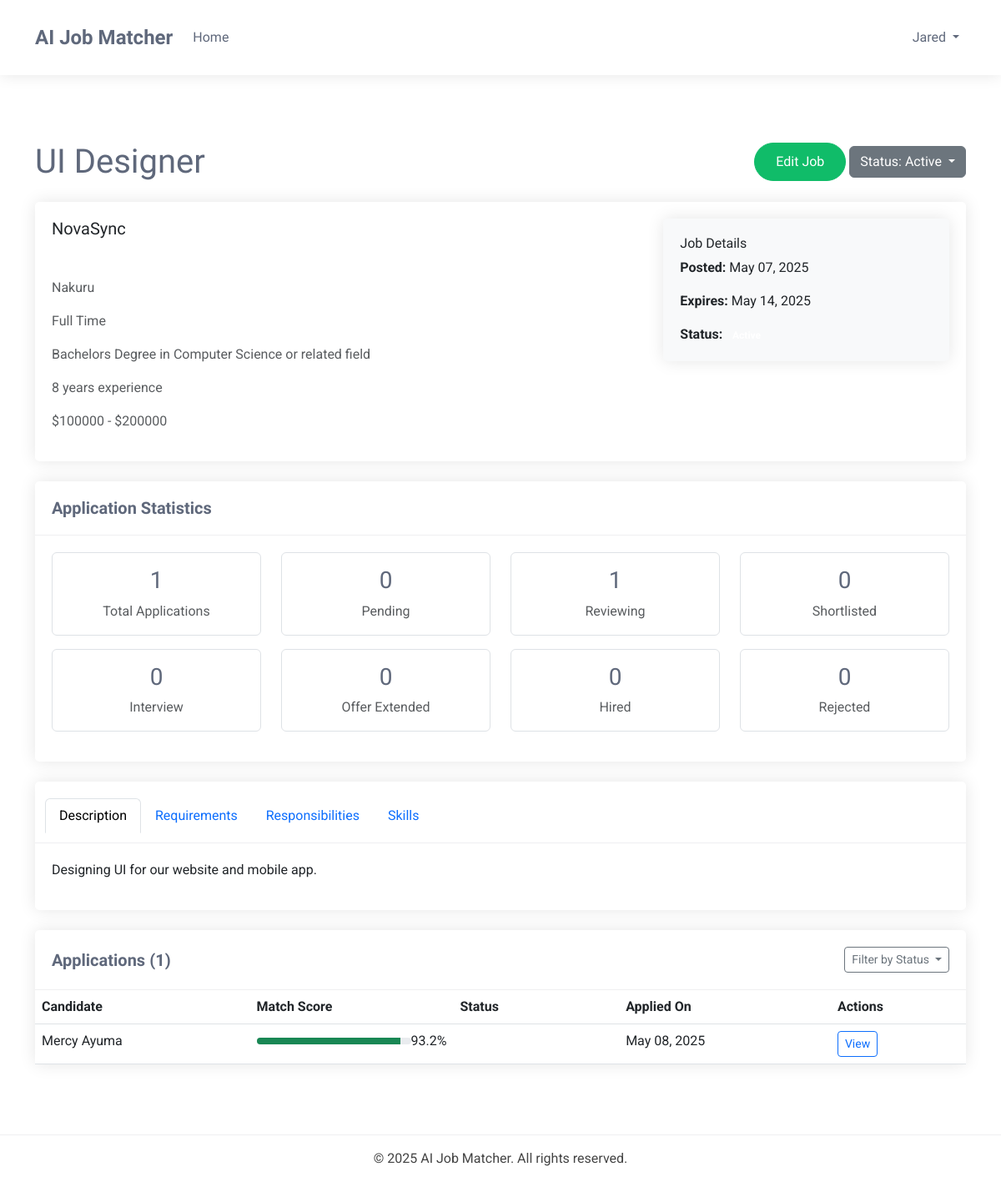
The page /dashboards/recruiter/jobs/27/ (signed in) on the database as committed earlier.
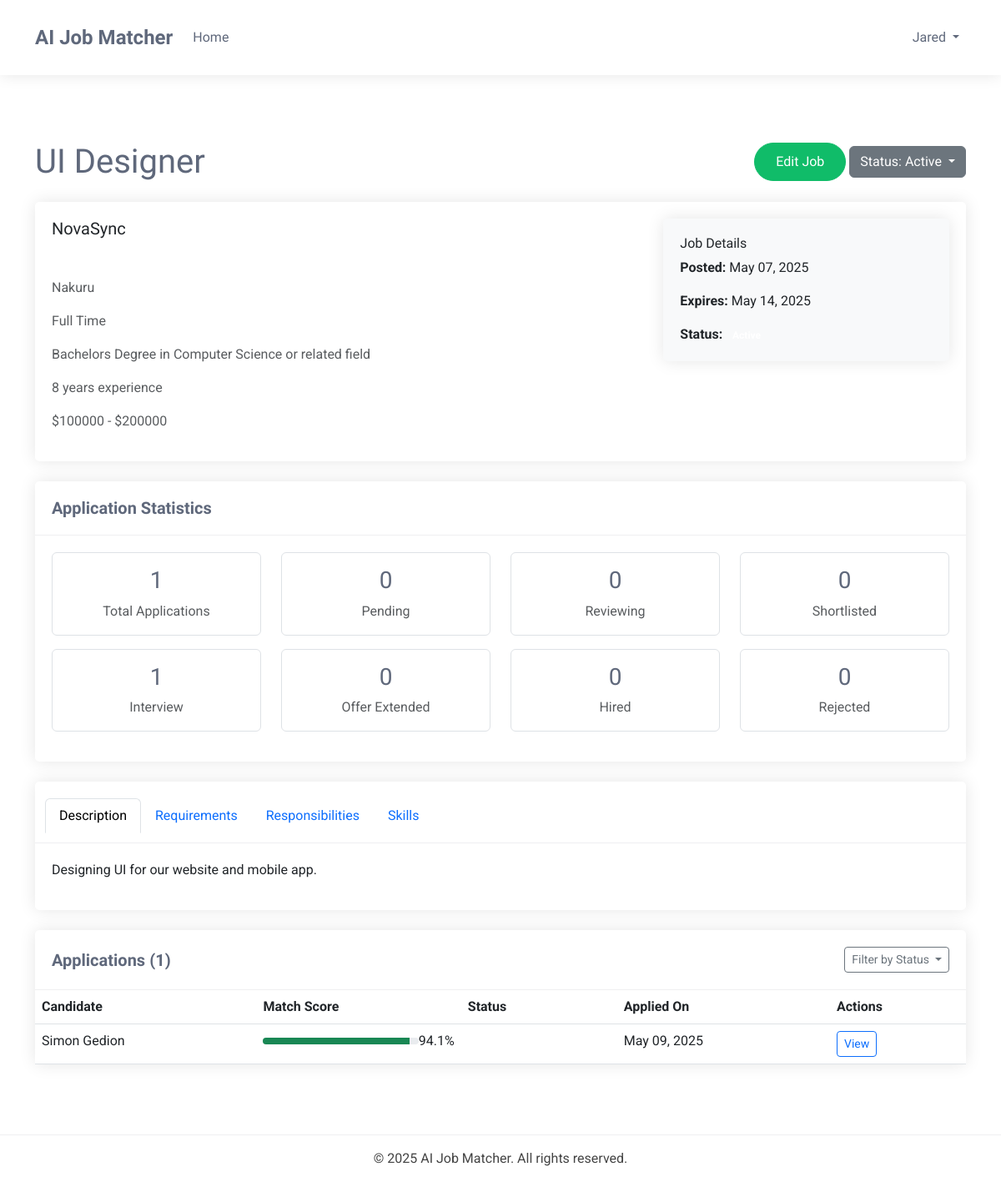
The same page on the database as committed later.
### dashboards/models.py (models this page shows, shortened)
class BaseModel(models.Model):
    created_at = models.DateTimeField(auto_now_add=True)
    updated_at = models.DateTimeField(auto_now=True)
    class Meta:
        abstract = True

class JobApplication(BaseModel):
    STATUS_CHOICES = (
        ('pending', 'Pending'),
        ('reviewing', 'Reviewing'),
        ('shortlisted', 'Shortlisted'),
        ('rejected', 'Rejected'),
        ('interview', 'Interview'),
        ('offer', 'Offer Extended'),
        ('hired', 'Hired'),
        ('declined', 'Declined'),
    )
    job = models.ForeignKey(JobPosting, on_delete=models.CASCADE, related_name='applications')
    candidate = models.ForeignKey(Candidate, on_delete=models.CASCADE, related_name='applications')
    resume = models.ForeignKey(Resume, on_delete=models.CASCADE, related_name='applications', null=True, blank=True)
    cover_letter = models.TextField(_('cover letter'), blank=True, null=True)
    status = models.CharField(_('status'), max_length=20, choices=STATUS_CHOICES, default='pending')
    match_score = models.FloatField(_('match score'), validators=[MinValueValidator(0), MaxValueValidator(100)], default=0)
    recruiter_notes = models.TextField(_('recruiter notes'), blank=True, null=True)
    class Meta:
        ordering = ['-match_score', '-created_at']
        verbose_name = _('Job Application')
        verbose_name_plural = _('Job Applications')

### accounts/models.py (models this page shows, shortened)
class Profile(models.Model):
    user = models.OneToOneField(User,
                                on_delete=models.CASCADE, unique=True)
    bio = models.TextField(_('bio'), blank=True, null=True)
    profile_picture = models.ImageField(
        _("profile picture"), upload_to="profile",
        default="default.png")
    class Meta:
        abstract= True

class Candidate(Profile):
    skills = models.TextField(_('skills'), blank=True, null=True)
    education = models.TextField(_('education'), blank=True, null=True)
    experience = models.IntegerField(_('experience'), blank=True, null=True)
    location = models.CharField(max_length=255, blank=True, null=True)
    job_type_preference = models.CharField(_("job type preference"), max_length=50, blank=True, null=True)
    expected_salary = models.IntegerField(_("expected salary"), blank=True, null=True)
    availability_in_weeks = models.IntegerField(_("availability in weeks"), blank=True, null=True)

class TrackingModel(models.Model):
    created_at = models.DateTimeField(auto_now_add=True)
    updated_at = models.DateTimeField(auto_now=True)
    class Meta:
        abstract = True
        ordering = ["-created_at"]

class User(AbstractBaseUser, TrackingModel):
    username_validator = UnicodeUsernameValidator()
    Role_choices = (
        ("Administrator", "Administrator"),
        ("Recruiter", "Recruiter"),
        ("Candidate", "Candidate")
    )
    Gender_choices = (
        ("Male", "Male"),
        ("Female", "Female"),
        ("Other", "Other")
    )
    username = models.CharField(
        _('username'),
        max_length=150,
        unique=True,
        validators=[username_validator],
        error_messages={
            'unique':_("A user with that username already exists."),
        },
    )
    phoneNumberRegex = RegexValidator(regex=r"^\+?1?\d{8,15}$")
    full_name = models.CharField(_('full name'),max_length=200)
    email = models.EmailField(_('email'), unique=True, error_messages={
        'unique': ('A user with email already exists.'),
    })
    gender = models.CharField(_("gender"), max_length=10, choices=Gender_choices)
    phone = PhoneNumberField(
        _('phone number'), unique=True,validators=[phoneNumberRegex],
        blank=True, null=True, max_length=27)
    country = models.CharField(_("country"), max_length=50,
                              blank=True, null=True)
    city = models.CharField(_("city"), max_length=50,
                              blank=True, null=True)
    role = models.CharField(_('Role'), max_length=17, choices=Role_choices, default="Client")
    is_active = models.BooleanField(_('active'), default=True)
    is_admin = models.BooleanField(_('admin'), default=False)
    is_staff = models.BooleanField(_("staff"), default=False)
    timestamp = models.DateTimeField(_("timestamp"), auto_now_add=True)
    objects = CustomManager()
    USERNAME_FIELD = 'email'
    REQUIRED_FIELDS = ['username',]
    @property
    def staff(self):
        return self.staff
    @property
    def active(self):
        return self.active
    @property
    def admin(self):
        return self.admin

### dashboards/views.py (the view)
# urls.py: path('jobs/<int:job_id>/', views.job_detail, name='job_detail'),
@login_required
@user_passes_test(is_recruiter)
def job_detail(request, job_id):
    job_posting = get_object_or_404(JobPosting, id=job_id, recruiter=request.user.recruiter)
    applications = JobApplication.objects.filter(job=job_posting).order_by('-match_score')
    application_stats = {
        'total': applications.count(),
        'pending': applications.filter(status='pending').count(),
        'reviewing': applications.filter(status='reviewing').count(),
        'shortlisted': applications.filter(status='shortlisted').count(),
        'interview': applications.filter(status='interview').count(),
        'offer': applications.filter(status='offer').count(),
        'hired': applications.filter(status='hired').count(),
        'rejected': applications.filter(status='rejected').count(),
    }
    context = {
        'job': job_posting,
        'applications': applications,
        'stats': application_stats,
    }
    return render(request, 'dashboards/job_detail.html', context)

### candidate/templatetags/custom_filters.py (called while the page is built)
@register.filter
def split_string(value, separator=','):
    if value:
        return [item.strip() for item in value.split(separator)]
    return []

### dashboards/views.py (called while the page is built)
def is_recruiter(user):
    return user.is_authenticated and user.role == 'Recruiter'

### templates/dashboards/job_detail.html (shortened to what the changed rows need)
{% extends 'dashboards/base.html' %}
{% load static %}
{% load custom_filters %}
{% block content %}
<div class="container py-4">
    <div class="d-flex justify-content-between align-items-center mb-4">
        <h1 class="mb-0">{{ job.title }}</h1>
    </div>
    <div class="card mb-4">
        <div class="card-body">
            <div class="row text-center">
                <div class="col-md-3 col-6 mb-3">
                    <div class="p-3 border rounded">
                        <h3>{{ stats.reviewing }}</h3>
                        <p class="text-muted mb-0">Reviewing</p>
                    </div>
                </div>
                <div class="col-md-3 col-6 mb-3">
                    <div class="p-3 border rounded">
                        <h3>{{ stats.interview }}</h3>
                        <p class="text-muted mb-0">Interview</p>
                    </div>
                </div>
            </div>
        </div>
    </div>
    <div class="card">
        <div class="card-body p-0">
            {% if applications %}
            <div class="table-responsive">
                <table class="table table-hover mb-0">
                    <thead>
                        <tr>
                            <th>Candidate</th>
                            <th>Match Score</th>
                            <th>Status</th>
                            <th>Applied On</th>
                            <th>Actions</th>
                        </tr>
                    </thead>
                    <tbody>
                        {% for application in applications %}
                        <tr>
                            <td>{{ application.candidate.user.full_name }}</td>
                            <td>
                                <div class="d-flex align-items-center">
                                    <div class="progress flex-grow-1" style="height: 8px;">
                                        <div class="progress-bar {% if application.match_score >= 80 %}bg-success{% elif application.match_score >= 60 %}bg-info{% elif application.match_score >= 40 %}bg-warning{% else %}bg-danger{% endif %}"
                                            role="progressbar"
                                            style="width: {{ application.match_score }}%;"
                                            aria-valuenow="{{ application.match_score }}"
                                            aria-valuemin="0"
                                            aria-valuemax="100">
                                        </div>
                                    </div>
                                    <span class="ml-2">{{ application.match_score|floatformat }}%</span>
                                </div>
                            </td>
                            <td>
                                <span class="badge badge-{% if application.status == 'pending' %}secondary{% elif application.status == 'reviewing' %}info{% elif application.status == 'shortlisted' %}primary{% elif application.status == 'interview' %}warning{% elif application.status == 'offer' %}success{% elif application.status == 'hired' %}success{% elif application.status == 'rejected' %}danger{% elif application.status == 'declined' %}dark{% endif %}">
                                </span>
                            </td>
                            <td>{{ application.created_at|date:"M d, Y" }}</td>
                            <td>
                                <a href="{% url 'dashboards:application_detail' application.id %}" class="btn btn-sm btn-outline-primary">View</a>
                            </td>
                        </tr>
                        {% endfor %}
                    </tbody>
                </table>
            </div>
            {% endif %}
        </div>
    </div>
</div>
{% endblock %}

Rows that differ between the two databases and show on the page:
removed JobApplication: candidate.user.full_name "Mercy Ayuma", match_score "93.2", created_at "May 08, 2025"
added JobApplication: candidate.user.full_name "Simon Gedion", match_score "94.1", created_at "May 09, 2025"
Other text that changed with them:
{{ stats.reviewing }}: "1" → "0"
{{ stats.interview }}: "0" → "1"
